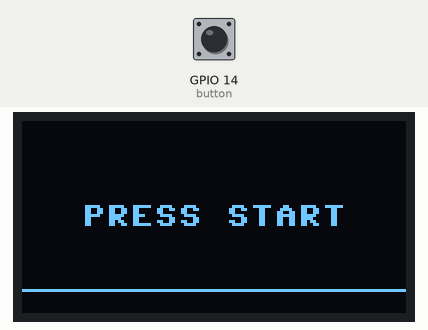
Bench run of a program on a simulated ESP32 board running MicroPython. Parts: 128×64 one-colour display. The inputs (shaded band) are chosen by the test bench; at power-on: GPIO 14 (button) HIGH.

Above: at 0.1 s.
At 0.7 s:
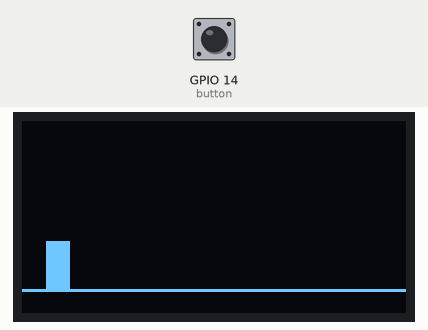
1.3 s: GPIO 14 (button) pulled LOW for 0.15 s
At 1.8 s:
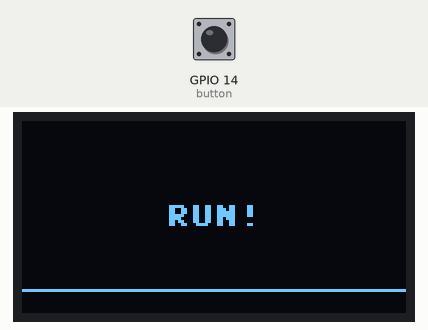
Timing chart, 0 to 4.3 s (numbered marks = the images above; inputs shaded):
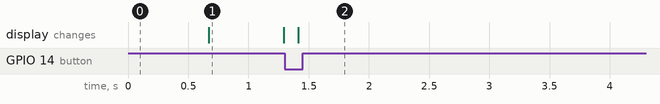

Measured:
- after the input at 1.3 s, the display: changes after 0.12 s (image 2)
- what the display in image 1 shows lasts 0.6 s, from 0.7 s to 1.3 s

The program:

step1_press_start.py
```python
from machine import Pin, SoftI2C
import ssd1306
import time

button = Pin(14, Pin.IN, Pin.PULL_UP)  # 점프 버튼: 떼면 1, 누르면 0
i2c = SoftI2C(scl=Pin(22), sda=Pin(21))  # OLED 두 선 (SCL 22번, SDA 21번)
oled = ssd1306.SSD1306_I2C(128, 64, i2c)


def on_press(pin):  # 버튼을 누르는 순간 끼어드는 함수
    global pressed
    pressed = True  # 깃발만 세우고 바로 끝


pressed = False  # 깃발: 처음엔 내려져 있어요
playing = False  # 게임 중인가
blink = 0  # 프레임을 세는 수
button.irq(trigger=Pin.IRQ_FALLING, handler=on_press)
while True:
    if pressed:  # 깃발이 올라와 있으면
        pressed = False  # 반복이 깃발을 내리고
        playing = True  # 게임을 시작해요
    oled.fill(0)
    if playing:
        oled.text("RUN!", 48, 28)
    elif blink % 10 < 5:
        oled.text("PRESS START", 20, 28)
    else:
        oled.fill_rect(8, 40, 8, 16, 1)
    oled.line(0, 56, 127, 56, 1)  # 땅
    oled.show()
    blink = blink + 1
    time.sleep_ms(100)  # 한 프레임 = 0.1초
```
